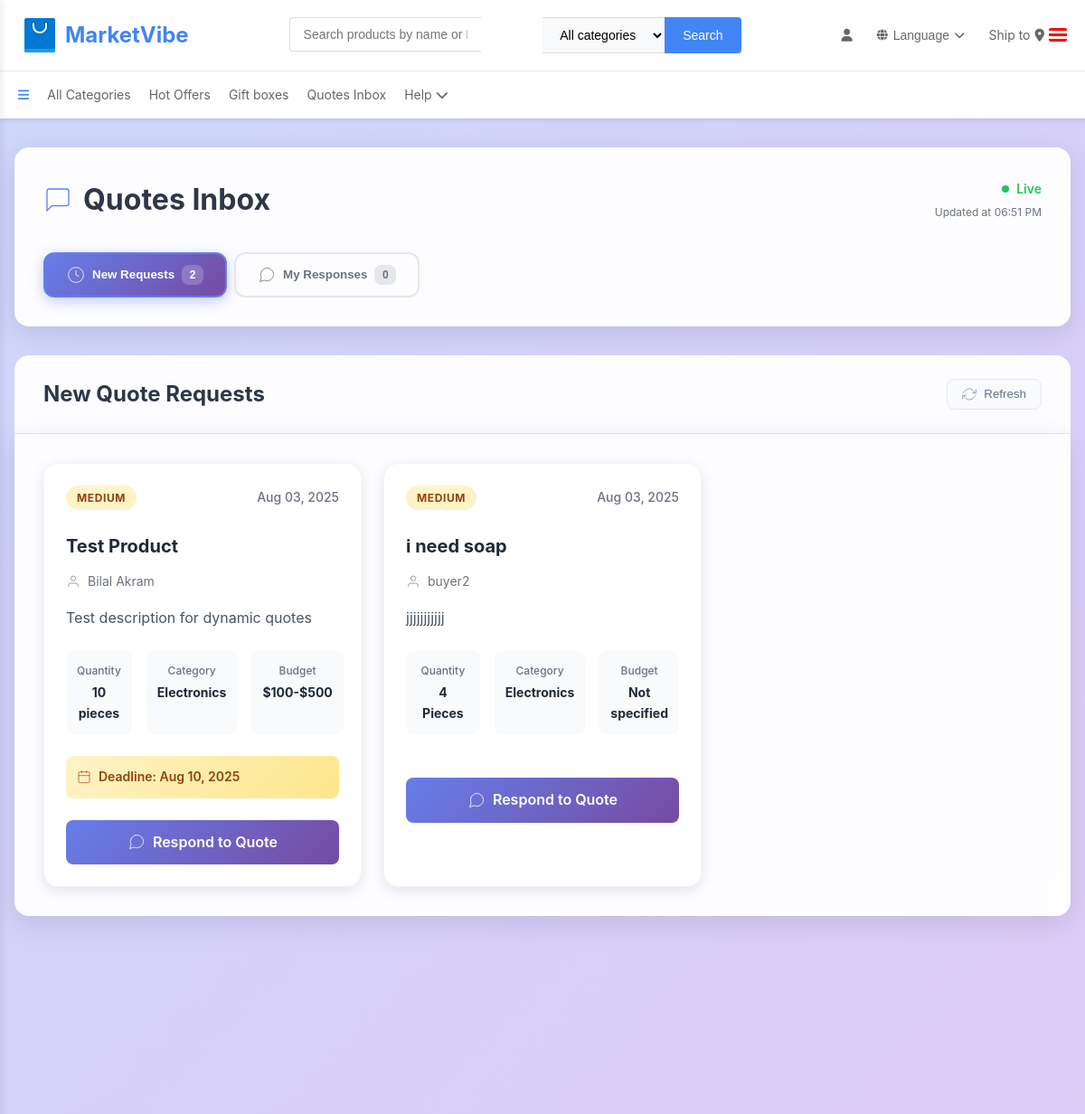
/quotes/inbox/ (signed in, upper part), run on an earlier commit of the app's database.
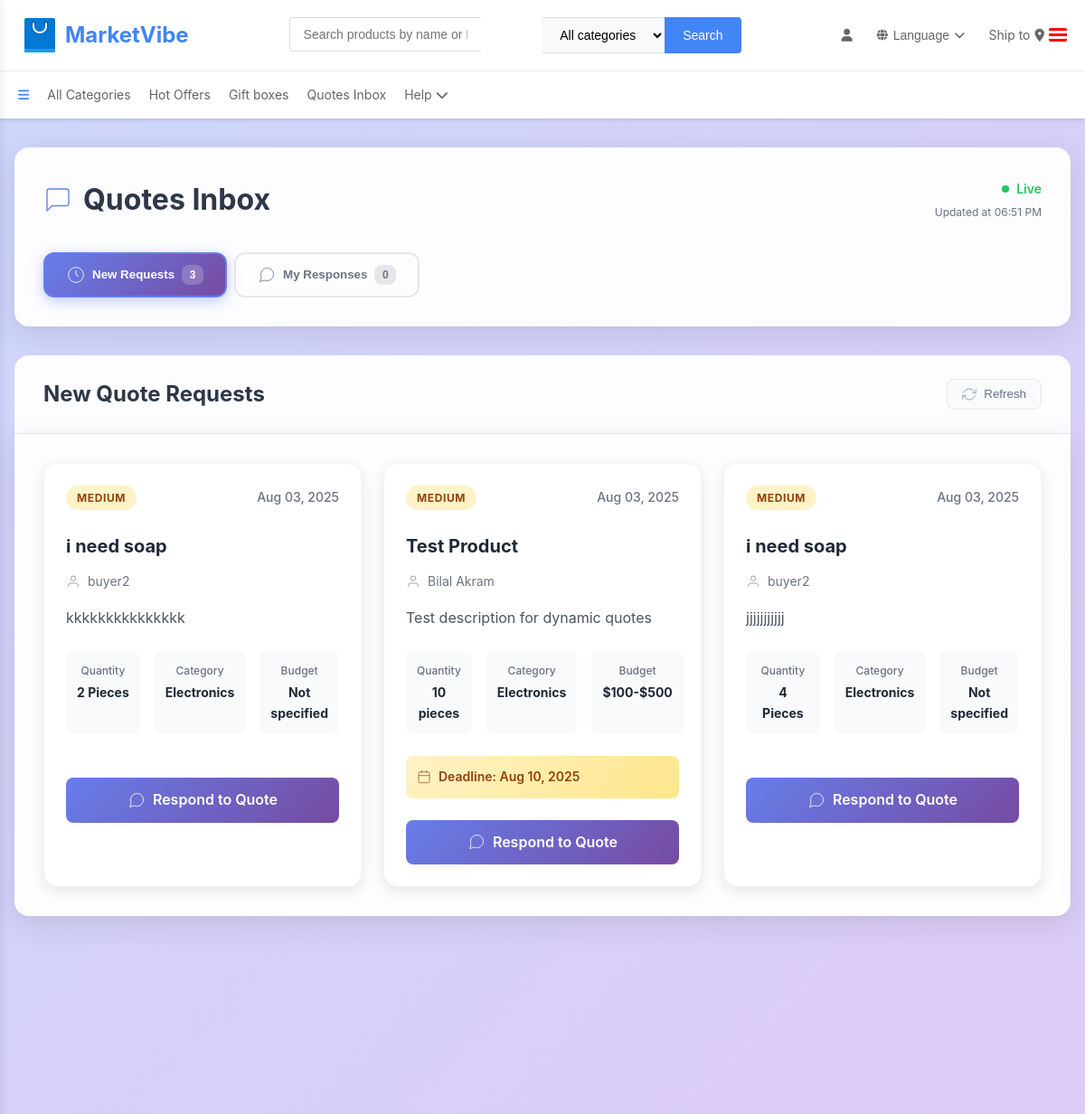
And on a later commit of the database.
### seller/models.py (models this page shows, shortened)
class QuoteRequest(models.Model):
    QUOTE_STATUS_CHOICES = [
        ('pending', 'Pending'),
        ('responded', 'Seller Responded'),
        ('accepted', 'Accepted'),
        ('rejected', 'Rejected'),
        ('converted', 'Converted to Order'),
        ('expired', 'Expired'),
    ]
    buyer = models.ForeignKey("buyer.Buyer", on_delete=models.CASCADE, related_name='quote_requests')
    category = models.ForeignKey(Category, on_delete=models.CASCADE, related_name='quote_requests')
    product_name = models.CharField(max_length=200)
    description = models.TextField()
    quantity = models.PositiveIntegerField()
    unit = models.CharField(max_length=20, choices=[
        ('pcs', 'Pieces'),
        ('kg', 'Kilograms'),
        ('tons', 'Tons'),
        ('units', 'Units'),
    ], default='pcs')
    urgency = models.CharField(max_length=20, choices=[
        ('low', 'Low'),
        ('medium', 'Medium'),
        ('high', 'High'),
        ('urgent', 'Urgent'),
    ], default='medium')
    status = models.CharField(max_length=20, choices=QUOTE_STATUS_CHOICES, default='pending')
    budget_range = models.CharField(max_length=100, blank=True, null=True)
    delivery_deadline = models.DateField(blank=True, null=True)
    created_at = models.DateTimeField(default=timezone.now)
    updated_at = models.DateTimeField(auto_now=True)
    expires_at = models.DateTimeField(blank=True, null=True)
    class Meta:
        ordering = ['-created_at']

class Category(models.Model):
    name = models.CharField(max_length=100)
    parent = models.ForeignKey("self", on_delete=models.SET_NULL, null=True, blank=True)
    description = models.TextField(null=True, blank=True)
    icon_url = models.URLField(null=True, blank=True)

### buyer/models.py (models this page shows, shortened)
class Buyer(models.Model):
    name = models.CharField(max_length=100)
    email = models.EmailField(unique=True)
    image = models.BinaryField(blank=True, null=True)  # Storing image as binary data (BLOB)
    phone = models.CharField(max_length=20, null=True, blank=True)
    date_of_birth = models.DateField(null=True, blank=True)
    address = models.TextField(blank=True, null=True)
    created_at = models.DateTimeField(default=timezone.now)
    updated_at = models.DateTimeField(auto_now=True)
    def get_image_base64(self):
        """Returns the base64 string to display in templates"""
        if self.image:
            return base64.b64encode(self.image).decode('utf-8')
        return None
    image_data = property(get_image_base64)

### seller/views.py (the view, shortened to what this page needs)
# urls.py: path('quotes/inbox/', views.seller_quotes_inbox, name='seller_quotes_inbox'),
@login_required
def seller_quotes_inbox(request):
    try:
        seller = Seller.objects.get(user=request.user)
        seller_categories = seller.products.values_list('category', flat=True).distinct()
        quote_requests = QuoteRequest.objects.filter(
            category__in=seller_categories,
            status__in=['pending', 'responded']
        ).exclude(
            responses__seller=seller  # Exclude quotes already responded to
        ).order_by('-created_at')
        seller_responses = QuoteResponse.objects.filter(seller=seller).order_by('-created_at')
        context = {
            'quote_requests': quote_requests,
            'seller_responses': seller_responses,
            'seller': seller,
            'title': 'Quotes Inbox - MarketVibe'
        }
        return render(request, 'seller/quotes_inbox.html', context)
    except Seller.DoesNotExist:
        messages.error(request, 'Seller profile not found.')
        return redirect('sellers:index')

### seller/templates/seller/quotes_inbox.html (shortened to what this page needs)
{% extends 'index.html' %}
{% load static %}
{% block content %}
<div class="quote-inbox">
    <div class="quote-inbox__container">
        <div class="quote-inbox__header">
            <div class="quote-inbox__header-content">
                <h1 class="quote-inbox__title">
                    <svg class="quote-inbox__title-icon" viewBox="0 0 24 24" fill="none" stroke="currentColor">
                        <path d="M21 15a2 2 0 0 1-2 2H7l-4 4V5a2 2 0 0 1 2-2h14a2 2 0 0 1 2 2z"></path>
                    </svg>
                    Quotes Inbox
                </h1>
                <div class="quote-inbox__status">
                    <span class="quote-inbox__status-indicator" id="connectionStatus">
                        <span class="quote-inbox__status-dot"></span>
                        Live
                    </span>
                    <span class="quote-inbox__last-updated" id="lastUpdated">Just now</span>
                </div>
            </div>
            <div class="quote-inbox__tabs">
                <button type="button" class="quote-inbox__tab quote-inbox__tab--active" id="newQuotesBtn" data-section="new">
                    <svg class="quote-inbox__tab-icon" viewBox="0 0 24 24" fill="none" stroke="currentColor">
                        <circle cx="12" cy="12" r="10"></circle>
                        <path d="M12 6v6l4 2"></path>
                    </svg>
                    New Requests
                    <span class="quote-inbox__tab-badge" id="newQuotesBadge">{{ quote_requests|length }}</span>
                </button>
                <button type="button" class="quote-inbox__tab" id="myResponsesBtn" data-section="responses">
                    <svg class="quote-inbox__tab-icon" viewBox="0 0 24 24" fill="none" stroke="currentColor">
                        <path d="M21 11.5a8.38 8.38 0 0 1-.9 3.8 8.5 8.5 0 0 1-7.6 4.7 8.38 8.38 0 0 1-3.8-.9L3 21l1.9-5.7a8.38 8.38 0 0 1-.9-3.8 8.5 8.5 0 0 1 4.7-7.6 8.38 8.38 0 0 1 3.8-.9h.5a8.48 8.48 0 0 1 8 8v.5z"></path>
                    </svg>
                    My Responses
                    <span class="quote-inbox__tab-badge" id="responsesBadge">{{ seller_responses|length }}</span>
                </button>
            </div>
        </div>
        <div id="newQuotesSection" class="quote-inbox__section quote-inbox__section--active">
            <div class="quote-inbox__section-header">
                <h2 class="quote-inbox__section-title">New Quote Requests</h2>
                <div class="quote-inbox__section-controls">
                    <button class="quote-inbox__refresh-btn" id="manualRefresh">
                        <svg viewBox="0 0 24 24" fill="none" stroke="currentColor">
                            <polyline points="23 4 23 10 17 10"></polyline>
                            <polyline points="1 20 1 14 7 14"></polyline>
                            <path d="M20.49 9A9 9 0 0 0 5.64 5.64L1 10m22 4l-4.64 4.36A9 9 0 0 1 3.51 15"></path>
                        </svg>
                        Refresh
                    </button>
                </div>
            </div>
            <div class="quote-inbox__content" id="newQuotesContent">
                {% if quote_requests %}
                    <div class="quote-inbox__grid">
                        {% for quote in quote_requests %}
                        <div class="quote-inbox__card" data-quote-id="{{ quote.id }}">
                            <div class="quote-inbox__card-header">
                                <div class="quote-inbox__urgency-badge quote-inbox__urgency-badge--{{ quote.urgency }}">
                                    {{ quote.get_urgency_display }}
                                </div>
                                <time class="quote-inbox__date">{{ quote.created_at|date:"M d, Y" }}</time>
                            </div>
                            <div class="quote-inbox__card-body">
                                <h3 class="quote-inbox__product-name">{{ quote.product_name }}</h3>
                                <div class="quote-inbox__buyer-info">
                                    <svg class="quote-inbox__buyer-icon" viewBox="0 0 24 24" fill="none" stroke="currentColor">
                                        <path d="M20 21v-2a4 4 0 0 0-4-4H8a4 4 0 0 0-4 4v2"></path>
                                        <circle cx="12" cy="7" r="4"></circle>
                                    </svg>
                                    {{ quote.buyer.name }}
                                </div>
                                <p class="quote-inbox__description">{{ quote.description|truncatewords:20 }}</p>
                                <div class="quote-inbox__details">
                                    <div class="quote-inbox__detail">
                                        <span class="quote-inbox__detail-label">Quantity</span>
                                        <span class="quote-inbox__detail-value">{{ quote.quantity }} {{ quote.get_unit_display }}</span>
                                    </div>
                                    <div class="quote-inbox__detail">
                                        <span class="quote-inbox__detail-label">Category</span>
                                        <span class="quote-inbox__detail-value">{{ quote.category.name }}</span>
                                    </div>
                                    <div class="quote-inbox__detail">
                                        <span class="quote-inbox__detail-label">Budget</span>
                                        <span class="quote-inbox__detail-value">{{ quote.budget_range|default:"Not specified" }}</span>
                                    </div>
                                </div>
                                {% if quote.delivery_deadline %}
                                <div class="quote-inbox__deadline">
                                    <svg class="quote-inbox__deadline-icon" viewBox="0 0 24 24" fill="none" stroke="currentColor">
                                        <rect x="3" y="4" width="18" height="18" rx="2" ry="2"></rect>
                                        <line x1="16" y1="2" x2="16" y2="6"></line>
                                        <line x1="8" y1="2" x2="8" y2="6"></line>
                                        <line x1="3" y1="10" x2="21" y2="10"></line>
                                    </svg>
                                    Deadline: {{ quote.delivery_deadline|date:"M d, Y" }}
                                </div>
                                {% endif %}
                            </div>
                            <div class="quote-inbox__card-footer">
                                <a href="{% url 'sellers:respond_to_quote' quote.id %}" class="quote-inbox__respond-btn">
                                    <svg viewBox="0 0 24 24" fill="none" stroke="currentColor">
                                        <path d="M21 11.5a8.38 8.38 0 0 1-.9 3.8 8.5 8.5 0 0 1-7.6 4.7 8.38 8.38 0 0 1-3.8-.9L3 21l1.9-5.7a8.38 8.38 0 0 1-.9-3.8 8.5 8.5 0 0 1 4.7-7.6 8.38 8.38 0 0 1 3.8-.9h.5a8.48 8.48 0 0 1 8 8v.5z"></path>
                                    </svg>
                                    Respond to Quote
                                </a>
                            </div>
                        </div>
                        {% endfor %}
                    </div>
                {% endif %}
            </div>
        </div>
    </div>
</div>
{% endblock %}

### seller/templates/index.html (shortened to what this page needs)
{% load static %}
{% load b64filters %}
<!DOCTYPE html>
<html lang="en">
<head>
    <link href="https://cdnjs.cloudflare.com/ajax/libs/font-awesome/6.0.0/css/all.min.css" rel="stylesheet">
</head>
<body>
    <header class="header">
        <div class="container">
            <div class="header-top">
                <div class="logo">
                    <a href="{% url 'sellers:index' %}" style="color:inherit; text-decoration:none; display:inline-flex; align-items:center; gap:4px;">
                        <img class="fas fa-cube" src="{% static 'seller/assets/icon.png' %}"></img>
                        MarketVibe
                    </a>
                </div>
                <div class="search-bar">
                    <div class="search-input-container">
                        <input type="text" id="search-input" placeholder="Search products by name or ID..." autocomplete="off">
                    </div>
                    <select class="search-category" id="search-category">
                        <option value="">All categories</option>
                    </select>
                    <button class="search-btn" id="search-btn">Search</button>
                </div>
                <div class="header-actions">
                    {% if user.is_authenticated and user_type == 'seller' %}
                                            <span><a href="{% url 'sellers:seller_profile' %}" style="color:inherit; text-decoration:none; display:inline-flex; align-items:center; gap:4px;"><i class="fas fa-user"></i></a></span>
                    {% elif user.is_authenticated and user_type == 'buyer' %}
                    <span><a href="{% url 'buyer:buyer_profile' %}" style="color:inherit; text-decoration:none; display:inline-flex; align-items:center; gap:4px;"><i class="fas fa-user"></i></a></span>
                    {% else %}
                                            <span><a href="{% url 'sellers:login' %}" style="color:inherit; text-decoration:none; display:inline-flex; align-items:center; gap:4px;"><i class="fas fa-user"></i></a></span>
                    {% endif %}
                    <span> <div class="dropdown">
                        <button class="dropbtn">
                            <i class="fas fa-globe"></i>
                            Language
                            <i class="fas fa-chevron-down"></i>
                        </button>
                    </div> </span>
                    <span>Ship to <i class="fas fa-map-marker-alt"></i> <div class="supplier-flag flag-us"></div>
                    </div></span>
                </div>
            </div>
        <nav class="nav">
            <div class="container">
                <div class="nav-menu">
                    <a href="#" class="nav-item active" id="marketvibe-sidebar-open" style="cursor: pointer;">
                        <i class="fas fa-bars"></i>
                    </a>
                    <a href="{% url 'sellers:product_listing' %}" class="nav-item">All Categories</a>
                    {% if user.is_authenticated %}
                        {% if user_type == 'buyer' %}
                            <a href="{% url 'sellers:hot_offers' %}" class="nav-item">Hot offers</a>
                            <a href="{% url 'buyer:giftbox_marketplace' %}" class="nav-item">Gift boxes</a>
                            <a href="{% url 'sellers:buyer_quote_requests' %}" class="nav-item">My Quotes</a>
                        {% else %}
                            <a href="{% url 'sellers:promotions_list' %}" class="nav-item">Hot Offers</a>
                            <a href="{% url 'sellers:giftbox_campaigns' %}" class="nav-item">Gift boxes</a>
                            <a href="{% url 'sellers:seller_quotes_inbox' %}" class="nav-item">Quotes Inbox</a>
                        {% endif %}
                    {% else %}
                        <a href="{% url 'sellers:giftbox_campaigns' %}" class="nav-item">Gift boxes</a>
                    {% endif %}
                    <a href="#" class="nav-item">Help <i class="fas fa-chevron-down"></i></a>
                </div>
            </div>
        </nav>
    </header>
    {% block content %}{% endblock %}
</body>
</html>

What changed in the data, as far as the page shows it:
added QuoteRequest: urgency "MEDIUM", created_at "Aug 03, 2025", product_name "i need soap", buyer.name "buyer2", description "kkkkkkkkkkkkkkk", quantity "2", unit "Pieces", category.name "Electronics", budget_range "Not specified"
Also different on the page:
{{ quote_requests|length }}: "2" → "3"
